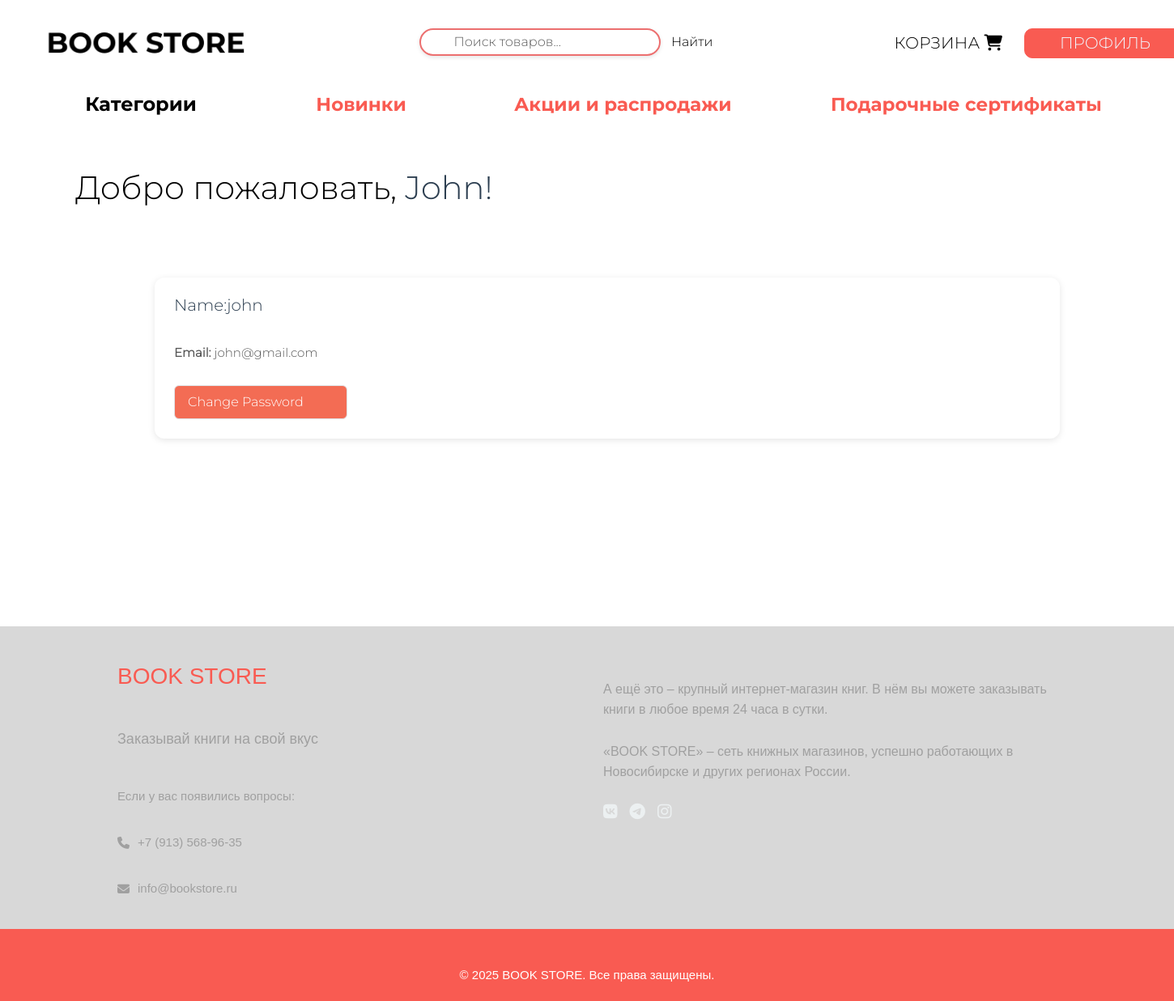
The page /profile/2 (signed in) on the database its author committed.
### website/models.py (models this page shows, shortened)
class Customer(db.Model, UserMixin):
    id = db.Column(db.Integer, primary_key=True)
    email = db.Column(db.String(100), unique=True)
    username = db.Column(db.String(100))
    password_hash = db.Column(db.String(150))
    date_joined = db.Column(db.DateTime(), default=datetime.utcnow)
    cart_items = db.relationship('Cart', backref=db.backref('customer', lazy=True))
    orders = db.relationship('Order', backref=db.backref('customer', lazy=True))
    @property
    def password(self):
        raise AttributeError('Password is not a readable Attribute')

### website/auth.py (the view)
@auth.route('/profile/<int:customer_id>')
@login_required
def profile(customer_id):
    customer = Customer.query.get(customer_id)
    return render_template('profile.html', customer=customer)

### website/__init__.py (called while the page is built)
def create_app():
    app = Flask(__name__)
    app.config['SECRET_KEY'] = 'hbnwdvbn ajnbsjn ahe'
    app.config['SQLALCHEMY_DATABASE_URI'] = f'sqlite:///{DB_NAME}'
    db.init_app(app)
    @app.errorhandler(404)
    def page_not_found(error):
        return render_template('404.html')
    login_manager = LoginManager()
    login_manager.init_app(app)
    login_manager.login_view = 'auth.login'
    @login_manager.user_loader
    def load_user(id):
        return Customer.query.get(int(id))
    from .views import views
    from .auth import auth
    from .admin import admin
    from .models import Customer, Cart, Product, Order
    app.register_blueprint(views, url_prefix='/') # localhost:5000/about-us
    app.register_blueprint(auth, url_prefix='/') # localhost:5000/auth/change-password
    app.register_blueprint(admin, url_prefix='/')
    return app

### website/templates/profile.html (shortened to what this page needs)
{% extends 'base.html' %}
{% block body %}
<header>
    <div class="container">
      <div class="header">
      <a href="/"><img src="../static/img/img1.png" alt="" style="width: 300px; padding-top: 10px;"></a>
      <form class="search-form" role="search" action="/search" method="POST" style="padding-top: 10px;">
        <div class="search-container">
          <input
            class="search-input"
            name="search"
            type="search"
            placeholder="Поиск товаров..."
            aria-label="Поиск"
            required
          >
          <button class="search-button" type="submit"> Найти
          </button>
        </div>
      </form>
      <div class="button" style="padding-top: 15px;">
        <button id="open-cart-btn">
          {% if cart | length < 1 %}
            <a class="nav-link text-grey" href="/cart"> Корзина
              <i class="fa-solid fa-cart-shopping"></i>
            </a>
          {% else %}
            <a class="nav-link text-grey" href="/cart"> Корзина
              <i class="bi bi-{{ cart | length }}-square-fill"></i>
            </a>
          {% endif %}
        </button>
        {% if current_user.is_authenticated %}
          <div class="dropdown">
            <button class="profile"><a class="dropdown-toggle" href="#" style="color: aliceblue;">Профиль</a></button>
          </div>
        {% else %}
          <button id="loginBtn"><a href="/login">Вход</a></button>
          <button id="registerBtn"><a href="/sign-up" style="color: white;">РЕГИСТРАЦИЯ</a></button>
        {% endif %}
      </div>
    </div>
    </div>
  </header>
<div class="container" style="padding-top: 60px;" >
    <div class="category-dropdown">
        <button class="category-button" id="category-btn"><a href="#">Категории</a></button>
    </div>
    <button class="buttons" ><a id="g" href="/popular">Новинки</a></button>
    <button class="buttons" id="btn4"><a id="g" href="/rasp">Акции и распродажи</a></button>
    <button class="buttons" id="btn5"><a id="g" href="/sert">Подарочные сертификаты</a></button>
    <h1>Добро пожаловать, <span class="username">{{ customer.username }}!</span></h1>
        <div class="content">
            <div class="profile-container">
        <div class="profile-layout">
            <div class="profile-content">
                <div class="profile-card">
                    <div class="profile-header">
                        <h3>Name:{{ customer.username }}</h3>
                    </div>
                    <div class="profile-details">
                        <p><strong>Email:</strong> {{ customer.email }}</p>
                    </div>
<div class="btn_passwrd">
                    <a href="/change-password/{{ customer.id }}" class="nav-btn">Change Password</a></li></div>
                </div>
            </div>
        </div>
    </div>
</div>
</div>
<div class="footer">
  <div class="footer-content">
      <div class="footer-left">
          <h3 class="footer-logo">BOOK STORE</h3>
          <p class="footer-slogan">Заказывай книги на свой вкус</p>
          <div class="footer-contacts">
              <p>Если у вас появились вопросы:</p>
              <p class="footer-phone">
                  <i class="fas fa-phone"></i> +7 (913) 568-96-35
              </p>
              <p class="footer-email">
                  <i class="fas fa-envelope"></i> info@bookstore.ru
              </p>
          </div>
      </div>
      <div class="footer-right">
          <p class="footer-description">
              А ещё это – крупный интернет-магазин книг. В нём вы можете заказывать книги
              в любое время 24 часа в сутки.<br><br>
              «BOOK STORE» – сеть книжных магазинов, успешно работающих в Новосибирске
              и других регионах России.
          </p>
          <div class="footer-social">
              <a href="#"><i class="fab fa-vk"></i></a>
              <a href="#"><i class="fab fa-telegram"></i></a>
              <a href="#"><i class="fab fa-instagram"></i></a>
          </div>
      </div>
  </div>
  <div class="footer-bottom">
      <p style="color: white;">&copy; 2025 BOOK STORE. Все права защищены.</p>
  </div>
</div>
{% endblock %}

### website/static/style/style.css (style rules this page uses)
body { font-family: 'Monserrat'; font-weight: 400; }
h1 { margin-top: 55px; margin-left: 88px; font-weight: 400; font-size: 40px; color: #000; }
header { position: fixed; width: 100%; background-color: #ffffff; padding: 10px 20px; z-index: 1000; }
.header { display: flex; justify-content: space-between; }
.container { width: 1440px; margin: 0 auto; }
a { color: #000000; text-decoration: none; }
input { width: 400px; height: 16px; margin-top: 10px; }
.search-input { width: 100%; padding: 10px 40px 10px 40px; border: 2px solid rgba(249, 91, 82, 1); border-radius: 25px; font-size: 16px; outline: none; box-shadow: 0 2px 5px rgba(0, 0, 0, 0.1); transition: border-color 0.3s; }
#g { color: rgba(249, 91, 82, 1) ; font-size: 23px; }
.buttons { margin-top: 40px; border: 1px solid #fff; margin-left: 70px; font-family: 'Monserrat-Bold'; font-weight: 400; font-size: 24px; border-radius: 10px; width: 198px; height: 57px; background:rgb(255, 255, 255); }
#btn4 { width: 300px; height: 57px; }
#btn5 { width: 400px; height: 57px; }
p { padding-top: 25px; font-size: 15px; }
#open-cart-btn { padding-top: 13px; border: 1px solid #fff; border-radius: 10px; width: 179px; height: 37px; font-family: var(--font-family); font-size: 20px; letter-spacing: 0.01em; text-transform: uppercase; color: #000000; background-color: transparent; cursor: pointer; }
.dropdown { position: relative; display: inline-block; }
.profile { margin-top: 10px; border: 1px solid rgba(249, 91, 82, 1); border-radius: 10px; width: 200px; height: 37px; background: rgba(249, 91, 82, 1); font-weight: 300; font-size: 20px; text-transform: uppercase; color: #ffffff; cursor: pointer; }
.category-dropdown { position: relative; display: inline-block; }
.category-button { margin-top: 40px; border: 1px solid #fff; margin-left: 70px; font-family: 'Monserrat-Bold'; font-weight: 400; font-size: 24px; border-radius: 10px; width: 198px; height: 57px; background:rgb(255, 255, 255); }
.profile-container { max-width: 1200px; padding: 0 1rem; }
.username { text-transform: capitalize; color: #2c3e50; }
.profile-layout { display: flex; gap: 2rem; flex-wrap: wrap; }
.btn_passwrd { padding-top: 25px; }
.nav-btn { display: block; padding: 0.75rem 1rem; background-color: #f36c54; color: #ffffff; text-decoration: none; border-radius: 6px; transition: all 0.2s ease; font-weight: 500; border: 1px solid #dee2e6; width: 180px; }
.profile-content { flex: 1; min-width: 300px; margin-left: 50px; }
.profile-card { background: white; border-radius: 12px; padding: 1.5rem; box-shadow: 0 2px 8px rgba(0,0,0,0.1); }
.profile-header h3 { margin: 0 0 1rem 0; color: #2c3e50; font-size: 1.25rem; }
.profile-details p { margin: 0.5rem 0; color: #555; }
.content { max-width: 1200px; margin: 0 auto; padding: 2rem; }
.footer { background-color: #d8d8d8; color: #a0a0a0; padding: 40px 0 0; font-family: 'Arial', sans-serif; line-height: 1.6; margin-top: 200px; }
.footer-content { display: flex; justify-content: space-between; max-width: 1200px; margin: 0 auto; padding: 0 20px; }
.footer-left, .footer-right { flex: 1; padding: 0 20px; }
.footer-logo { font-size: 28px; color: rgba(249, 91, 82, 1); margin-bottom: 15px; }
.footer-slogan { font-size: 18px; margin-bottom: 20px; }
.footer-contacts p { margin: 8px 0; }
.footer-phone, .footer-email { display: flex; align-items: center; gap: 10px; }
.footer-description { font-size: 16px; margin-bottom: 20px; }
.footer-social { display: flex; gap: 15px; }
.footer-social a { color: #ecf0f1; font-size: 20px; transition: color 0.3s; }
.footer-bottom { text-align: center; padding: 20px; background-color: rgba(249, 91, 82, 1); margin-top: 30px; }
.search-form { max-width: 400px; }
.search-container { position: relative; display: flex; align-items: center; background: #ffffff; border-radius: 30px; padding: 5px 15px; }
.search-input { border-color:#ec6f6f; background: transparent; padding: 15px 40px; margin-bottom: 10px; font-size: 16px; outline: none; color: #333; }
.search-input::placeholder { color: #5a5a5a; }
.search-button { background: none; border: none; cursor: pointer; padding: 8px; margin-left: 5px; }

### rows shown on the page
Customer: username "John", username "john", email "john@gmail.com"
